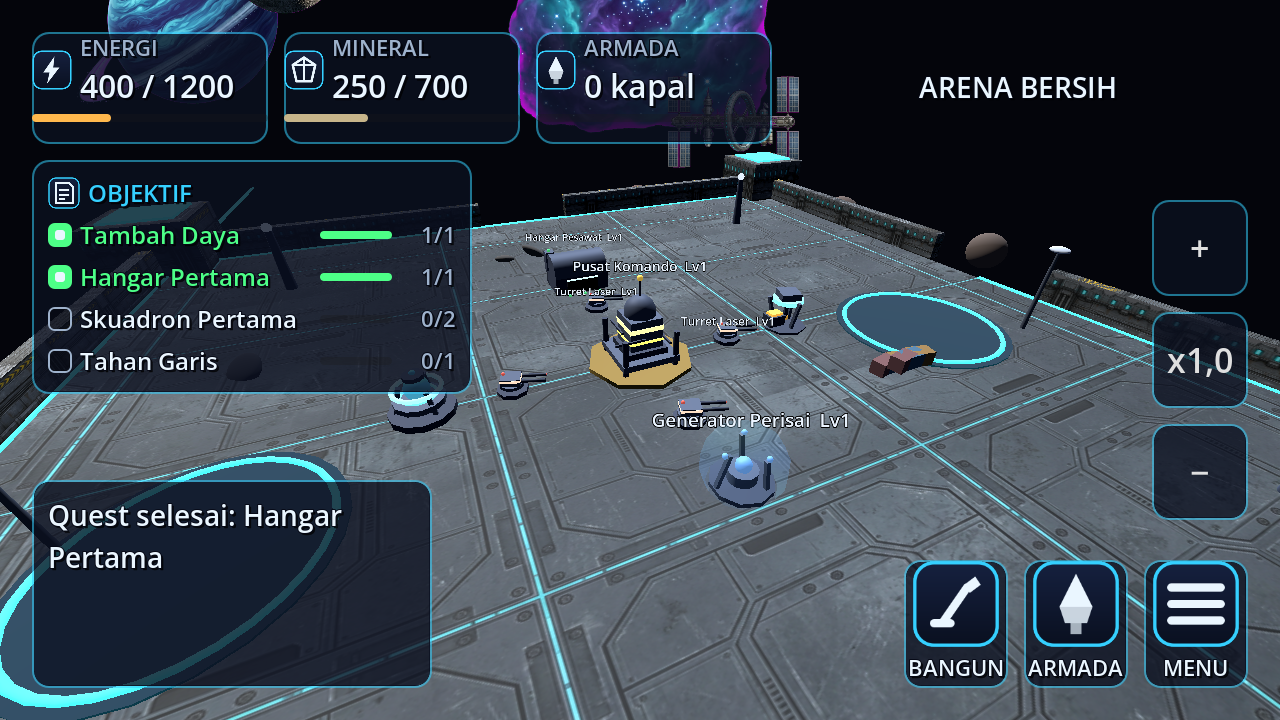
#> input picture docs/m3_9/00_fortress_1280x720.png, 1280 x 720 px
$ python verify_m3_9.py
#> lines starting #> are read from the running program, lines starting #| are printed output that depends on the picture
#!/usr/bin/env python3
"""verify_m3_9.py — verifikasi M3 #9 (kritik #6 pemain 2026-10-14) dari BUKTI
PIKSEL + marker nyata di docs/m3_9/.

Cek:
  1. 5 foto bukti (2 dpr untuk benteng, zoom-out, penempatan sah & tidak sah):
     dimensi + dpr sesuai, `waitForMatched`, 0 pageError, 0 TEST:FAIL, tanpa
     "Node not found", marker penunggu cocok.
  2. **Benteng = PNG**: marker `QA:ARENA:FORTRESS src=png walls=8 bastions=4` dan
     `QA:ARENA:DECK src=png`; bukti piksel: lantai plataran BERTEKSTUR (banyak
     tingkat kecerahan, bukan warna rata) + celah tembak cyan di bastion.
  3. **Logika build**: marker `QA:BUILD:LAYOUT placed=9`, `COVERAGE` inti ditutup
     ≥2 turret, hantu sah (`valid=true`) dan tidak sah (`reason=di_luar_plataran`),
     penolakan konfirmasi + toast.
  4. **Mode penempatan terlihat di foto**: bilah LETAKKAN (teks terang di
     bawah-tengah) + hantu HIJAU saat sah; saat tidak sah tidak ada hantu hijau
     di arena dan teks bilah memuat alasan (piksel merah "TIDAK BISA").
  5. **AC-6a kartu** (foto 05, dpr1 1280x720, katalog terbuka): geometri NYATA semua
     kartu → 0 pasangan beririsan, 0 kartu menabrak panel detail, tile ≥48dp,
     jarak antar kartu ≥8dp, modal ≤560×360dp, tanpa label kata (kritik #4).
  6. **Chrome gameplay disembunyikan** saat mode penempatan (marker
     `QA:HUD:PLACE_MODE chrome=hidden`) → tidak ada tumpukan bilah vs grid aksi.

Output: docs/m3_9/verify_m3_9.json
Usage: python3 tools/vision/verify_m3_9.py
"""
import json
import os
import re
import sys

import numpy as np
from PIL import Image

REPO = os.path.abspath(os.path.join(os.path.dirname(__file__), "..", ".."))
DOC = os.path.join(REPO, "docs", "m3_9")

EXPECT = {
    "00_fortress_1280x720.png": (1280, 720, 2, "fortress"),
    "01_fortress_2340x1080.png": (2340, 1080, 3, "fortress"),
    "02_fortress_zoomout_1280x720.png": (1280, 720, 2, "fortress"),
    "03_placement_valid_1280x720.png": (1280, 720, 2, "place_valid"),
    "04_placement_invalid_1280x720.png": (1280, 720, 2, "place_invalid"),
    ## AC-6a: sudut pandang pemain, dpr1 (kritik #6: "card bertumpuk & size tidak tepat")
    "05_kartu_ui_dpr1_1280x720.png": (1280, 720, 1, "kartu"),
}

results = []


def check(name, ok, detail=""):
    results.append({"name": name, "pass": bool(ok), "detail": detail})
    print(("PASS " if ok else "FAIL ") + name + (" — " + detail if detail else ""))


def _load_json(path):
    try:
        with open(path) as fh:
            return json.load(fh)
    except Exception:
        return {}


def pixels(path):
    return np.array(Image.open(path).convert("RGB")).astype(int)


def count_mask(arr, fn):
    r, g, b = arr[:, :, 0], arr[:, :, 1], arr[:, :, 2]
    return int(np.count_nonzero(fn(r, g, b)))


def bright(arr):
    return count_mask(arr, lambda r, g, b: (r > 150) & (g > 150) & (b > 150))


def green(arr):
    return count_mask(arr, lambda r, g, b: (g > 130) & (g - np.maximum(r, b) > 35))


def red(arr):
    return count_mask(arr, lambda r, g, b: (r > 140) & (r - np.maximum(g, b) > 45))


def cyan(arr):
    return count_mask(arr, lambda r, g, b: (b - r > 60) & (b > 130) & (g > 110))


print("== 1. Foto bukti & higienitas log ==")
reports = {}
for fname, (w, h, dpr, role) in EXPECT.items():
    png = os.path.join(DOC, fname)
    if not os.path.exists(png) or not os.path.exists(png + ".json"):
        check("foto %s ada" % fname, False, "berkas hilang")
        continue
    rep = json.load(open(png + ".json"))
    reports[fname] = rep
    logs = "\n".join(rep.get("consoleLogs", []))
    size = (rep["png"]["width"], rep["png"]["height"])
    ok = (size == (w, h) and rep.get("devicePixelRatio") == dpr
          and rep.get("waitForMatched") is True and len(rep.get("pageErrors", [])) == 0
          and "TEST:FAIL" not in logs and "Node not found" not in logs)
    check("foto %s: %dx%d dpr %d, 0 error, tanpa 'Node not found'" % (fname, w, h, dpr), ok,
          "waitFor=%s pageErrors=%d" % (rep.get("waitForMatched"), len(rep.get("pageErrors", []))))

print("\n== 2. Benteng luar angkasa = PNG + bukti piksel ==")
for fname in ("00_fortress_1280x720.png", "01_fortress_2340x1080.png"):
    logs = "\n".join(reports.get(fname, {}).get("consoleLogs", []))
    ok = ("QA:ARENA:FORTRESS src=png walls=8 bastions=4" in logs
          and "QA:ARENA:DECK src=png" in logs)
    check("marker benteng %s (dinding+bastion PNG, deck PNG)" % fname, ok,
          re.search(r"QA:ARENA:FORTRESS[^\"]*", logs).group(0) if "FORTRESS" in logs else "?")

img = pixels(os.path.join(DOC, "00_fortress_1280x720.png"))
## (a) lantai BERTEKSTUR: banyak tingkat kecerahan pada area plataran (bukan warna rata)
floor = img[420:660, 200:1100]
gray = (floor[:, :, 0] * 299 + floor[:, :, 1] * 587 + floor[:, :, 2] * 114) // 1000
levels = int(np.unique(gray).size)
#> levels = 244
check("lantai plataran bertekstur (PNG), bukan warna rata", levels >= 24,
      "tingkat kecerahan area plataran = %d (warna rata ≈ <5)" % levels)
## (b) elemen benteng terang (dinding/bastion) terlihat, bukan siluet hitam
wall_band = img[150:420, :]
check("dinding/bastion benteng terbaca (banyak piksel terang)", bright(wall_band) >= 3000,
      "piksel terang di area dinding = %d" % bright(wall_band))
## (c) celah tembak cyan bastion (3D emissive, bukan HUD) hadir di area atas
check("celah tembak cyan bastion terlihat", cyan(img[60:260, :]) >= 400,
      "piksel cyan area bastion = %d" % cyan(img[60:260, :]))

print("\n== 3. Logika build (marker nyata) ==")
valid_logs = "\n".join(reports.get("03_placement_valid_1280x720.png", {}).get("consoleLogs", []))
invalid_logs = "\n".join(reports.get("04_placement_invalid_1280x720.png", {}).get("consoleLogs", []))
check("rencana tata letak diterapkan (9 bangunan)",
      re.search(r"QA:BUILD:LAYOUT placed=9", valid_logs) is not None,
      "marker QA:BUILD:LAYOUT")
mc = re.search(r"QA:BUILD:COVERAGE.*", valid_logs)
covering = int(re.search(r"covering[\"\s:]+(\d+)", mc.group(0)).group(1)) if mc else -1
m = mc
check("inti ditutup ≥2 turret (dari DATA jangkauan)", covering >= 2,
      (m.group(0) if m else "marker tidak ada"))
check("hantu SAH terekam (valid=true)",
      "QA:BUILD:GHOST id=laser_turret pos=16,-14 valid=true reason=ok" in valid_logs
      or re.search(r"QA:BUILD:GHOST .*valid=true reason=ok", valid_logs) is not None,
      "marker QA:BUILD:GHOST")
check("hantu TIDAK SAH terekam + alasan nyata (di luar plataran)",
      re.search(r"QA:BUILD:GHOST .*valid=false reason=di_luar_plataran", invalid_logs) is not None
      and re.search(r"QA:PLACE:READY step=invalid .*valid=false reason=di_luar_plataran",
                    invalid_logs) is not None,
      "marker QA:PLACE:READY step=invalid")
check("chrome gameplay disembunyikan di mode penempatan (anti-tumpuk)",
      "QA:HUD:PLACE_MODE chrome=hidden" in valid_logs
      and "QA:HUD:PLACE_MODE chrome=hidden" in invalid_logs,
      "marker QA:HUD:PLACE_MODE")
check("bilah penempatan dibangun (330×56dp, 48dp tombol)",
      "QA:HUD:PLACEBAR w=660 h=112 dp=330x56" in valid_logs, "marker QA:HUD:PLACEBAR")

print("\n== 4. Bukti piksel mode penempatan ==")
img_v = pixels(os.path.join(DOC, "03_placement_valid_1280x720.png"))
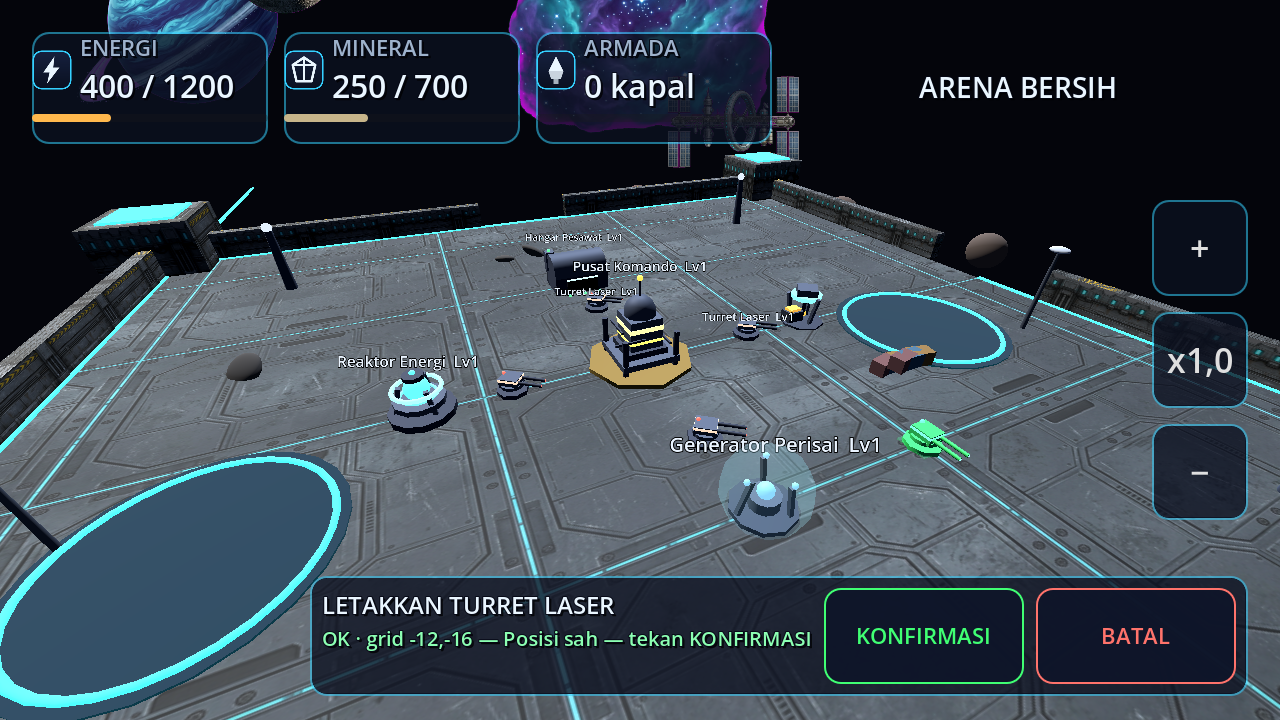
#> input picture docs/m3_9/03_placement_valid_1280x720.png, 1280 x 720 px
img_i = pixels(os.path.join(DOC, "04_placement_invalid_1280x720.png"))
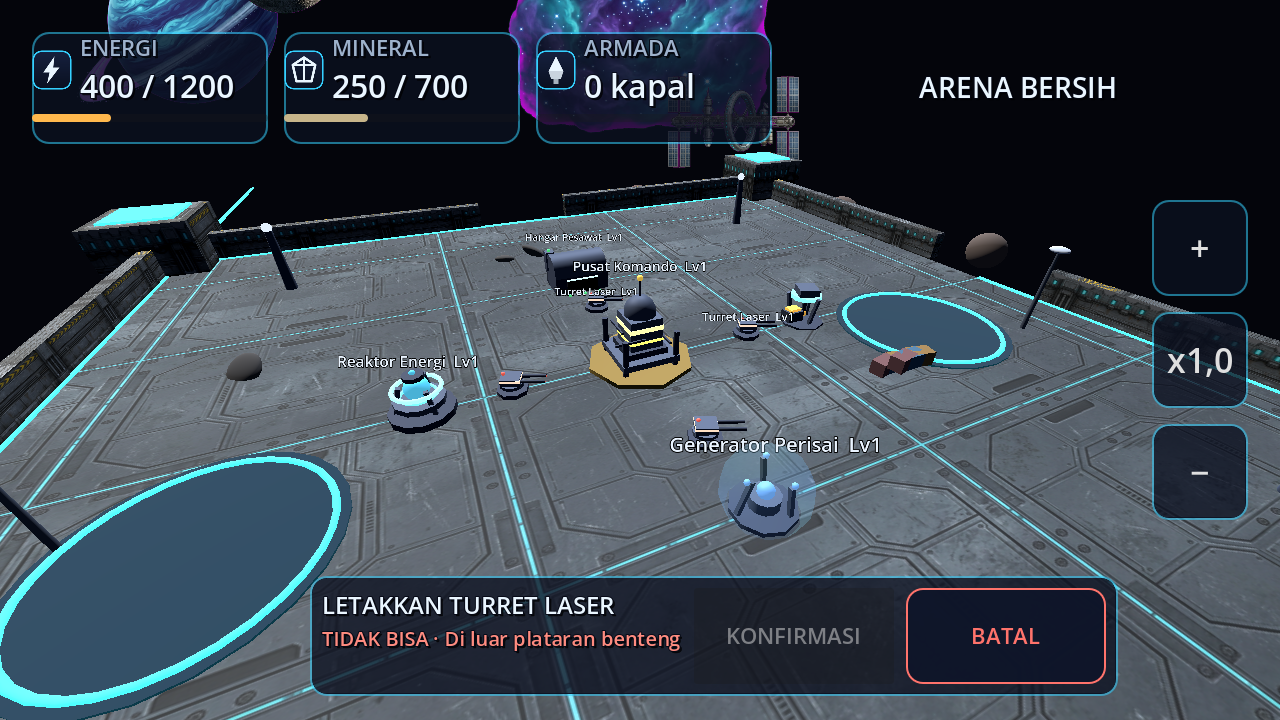
#> input picture docs/m3_9/04_placement_invalid_1280x720.png, 1280 x 720 px
## bilah penempatan: teks terang di bawah-tengah
bar_v = bright(img_v[580:680, 320:960])
#> bar_v = 1712
bar_i = bright(img_i[580:680, 320:960])
#> in count_mask (call 6), `r, g, b = arr[:, :, 0], arr[:, :, 1], arr[:, :, 2]`:
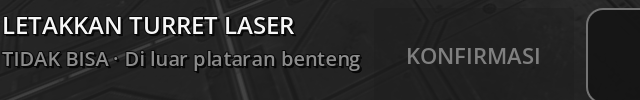
#> g: shape (100, 640) int64; min 5, max 246, mean 42.4
#> bar_i = 1712
check("bilah LETAKKAN terlihat di foto sah & tidak sah", bar_v >= 1200 and bar_i >= 1200,
      "piksel terang bilah: sah=%d tidak-sah=%d" % (bar_v, bar_i))
## hantu: HIJAU di arena saat sah; saat tidak sah jauh lebih sedikit
g_v = green(img_v[200:600, :])
#> in count_mask (call 7), `r, g, b = arr[:, :, 0], arr[:, :, 1], arr[:, :, 2]`:
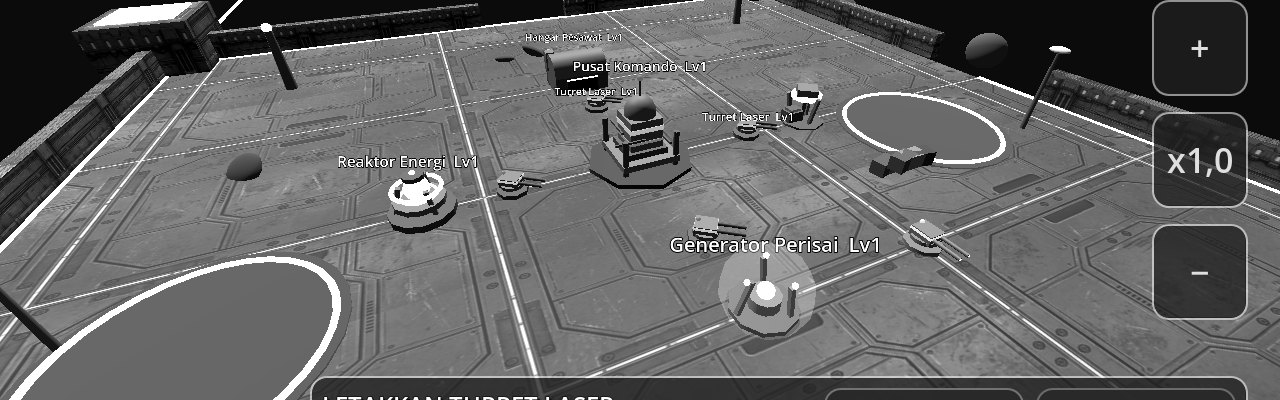
#> b: shape (400, 1280) int64; min 0, max 255, mean 99.9
#> g_v = 1471
g_i = green(img_i[200:600, :])
#> g_i = 24
check("hantu HIJAU terlihat saat posisi sah", g_v >= 300, "piksel hijau arena = %d" % g_v)
check("tidak ada hantu hijau saat posisi ditolak", g_i <= g_v / 3,
      "piksel hijau arena (ditolak) = %d vs sah = %d" % [g_i, g_v][0] if False else
      "piksel hijau arena (ditolak) = %d vs sah = %d" % (g_i, g_v))
## penanda "TIDAK BISA"/tombol BATAL merah saat ditolak
r_i = red(img_i[580:680, 320:960])
#> r_i = 1994
check("bilah menampilkan penolakan (teks/tombol merah) saat tidak sah", r_i >= 250,
      "piksel merah di bilah = %d" % r_i)

print("\n== 5. Tidak ada tumpukan bilah vs grid aksi ==")
## grid aksi berada di kanan-bawah; saat mode penempatan harus TIDAK ada tombol
## BANGUN/ARMADA/MENU di foto (chrome disembunyikan) → area kanan-bawah gelap/arena
corner = img_v[560:720, 1080:1280]
check("area kanan-bawah bersih di mode penempatan (chrome tersembunyi)",
      bright(corner) <= 600, "piksel terang area grid aksi = %d" % bright(corner))
#> in count_mask (call 10), `r, g, b = arr[:, :, 0], arr[:, :, 1], arr[:, :, 2]`:
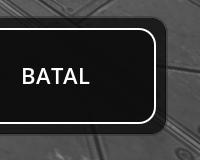
#> r: shape (160, 200) int64; min 13, max 255, mean 52
#> in count_mask (call 10), `r, g, b = arr[:, :, 0], arr[:, :, 1], arr[:, :, 2]`:
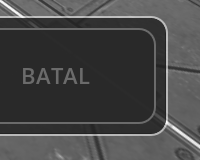
#> b: shape (160, 200) int64; min 33, max 255, mean 70.7

print("\n== 6. Audit kartu AC-6a (foto dpr1 1280x720, katalog terbuka) ==")
## Sumber angka: marker QA:UI:KARTU_READY + TEST:PASS dari run mode=ui&step=kartu.
p05 = os.path.join(DOC, "05_kartu_ui_dpr1_1280x720.png")
j05 = _load_json(p05 + ".json") if os.path.exists(p05 + ".json") else {}
logs05 = "\n".join(j05.get("consoleLogs", []))
m05 = re.search(r"QA:UI:KARTU_READY[^\n]*", logs05)
m05 = m05.group(0) if m05 else ""

def _num(pattern, text, default=-1.0):
    mm = re.search(pattern, text)
    return float(mm.group(1)) if mm else default

check("katalog BANGUN benar-benar TERBUKA di foto 05 (marker KARTU_READY)",
      "QA:UI:KARTU_READY" in logs05 and "cards=5" in m05, m05[:160])
check("tidak ada pasangan kartu beririsan (diukur dari rect nyata)",
      "kartu_beririsan=0" in m05 and "TEST:PASS ui.kartu_tidak_bertumpuk" in logs05,
      "kartu_beririsan=%s" % _num(r"kartu_beririsan=(\d+)", m05))
check("tidak ada kartu menabrak panel detail",
      "kartu_vs_detail=0" in m05 and "TEST:PASS ui.kartu_tidak_menabrak_panel_detail" in logs05,
      "kartu_vs_detail=%s" % _num(r"kartu_vs_detail=(\d+)", m05))
tile_dp = _num(r"tile_dp_min=([\d.]+)", m05)
check("ukuran kartu sesuai standar dp (≥48dp)", tile_dp >= 48.0,
      "tile terkecil=%.1fdp (standar Material ≥48dp)" % tile_dp)
gap_dp = _num(r"jarak_dp=([\d.]+)", m05)
check("jarak antar kartu sesuai grid dp (≥8dp)", gap_dp >= 7.5,
      "jarak=%.1fdp (grid 8dp UI_UX_DESIGN §7b)" % gap_dp)
mw = _num(r"modal_dp=(\d+)x", m05)
mh = _num(r"modal_dp=\d+x(\d+)", m05)
check("ukuran modal sesuai standar (≤560×360dp)", 0 < mw <= 560.0 and 0 < mh <= 360.0,
      "modal=%.0fx%.0fdp (standar dialog ≤560dp)" % (mw, mh))
check("kartu tanpa label kata (kritik #4 tetap dipatuhi)",
      "label_free_pct=100" in logs05 and "with_text=0" in logs05,
      "QA:CARD:SUMMARY label_free_pct=100 with_text=0")
## piksel: kartu terlihat sebagai blok terang di tengah (bukan kosong / blank)
## Area yang diukur = RECT MODAL NYATA dari marker (bukan kotak karangan):
##   modal=384,220 512x280 (device px di dpr1)
mr = re.search(r"modal=(\d+),(\d+) (\d+)x(\d+)", m05)
img05 = pixels(p05)
#> call 4 of pixels, with path = 'docs/m3_9/05_kartu_ui_dpr1_1280x720.png'
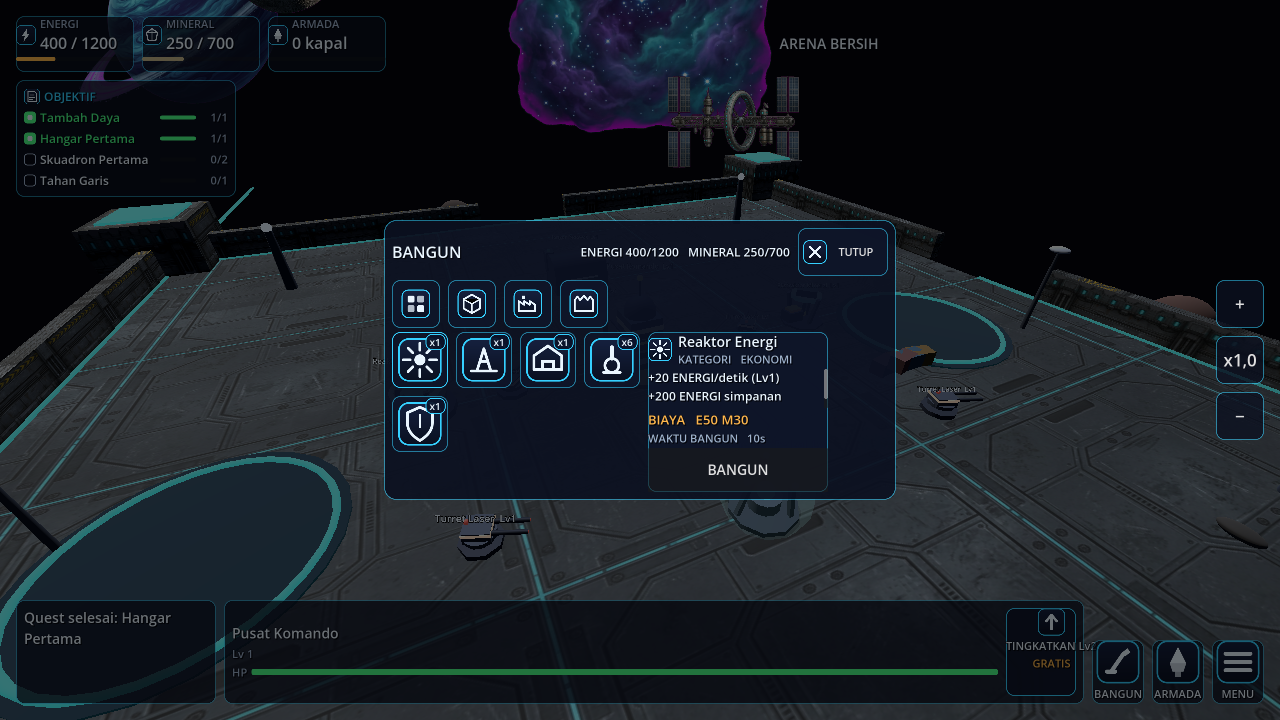
#> input picture docs/m3_9/05_kartu_ui_dpr1_1280x720.png, 1280 x 720 px
mid = -1
tile_bright = -1
if img05 is not None and mr:
    x, y, w, h = (int(g) for g in mr.groups())
    mid = bright(img05[y:y + h, x:x + w])
    ## baris pertama grid kartu (ikon) harus lebih terang dari latar modal gelap
    tile_bright = bright(img05[y + int(h * 0.25):y + int(h * 0.55), x:x + int(w * 0.6)])
check("kartu terlihat di foto (blok terang DI DALAM rect modal nyata)", mid >= 500,
      "piksel terang dalam modal (%s) = %d" % (mr.group(0) if mr else "rect tidak ditemukan", mid))
check("ikon kartu terbaca (baris kiri grid lebih terang dari latar modal)",
      tile_bright > mid * 0.12, "piksel terang baris kartu = %d (total modal %d)" % (tile_bright, mid))

passed = sum(1 for r in results if r["pass"])
#> passed = 8
total = len(results)
#> total = 31
out = {"checks": results, "passed": passed, "total": total,
       "verdict": "PASS" if passed == total else "FAIL"}
with open(os.path.join(DOC, "verify_m3_9.json"), "w") as fh:
    json.dump(out, fh, indent=2, ensure_ascii=False)
print("\nverify_m3_9: %d/%d PASS -> %s" % (passed, total, out["verdict"]))
#| verify_m3_9: 8/31 PASS -> FAIL
#> (the run stopped early here; a loop or call above may not have finished)
